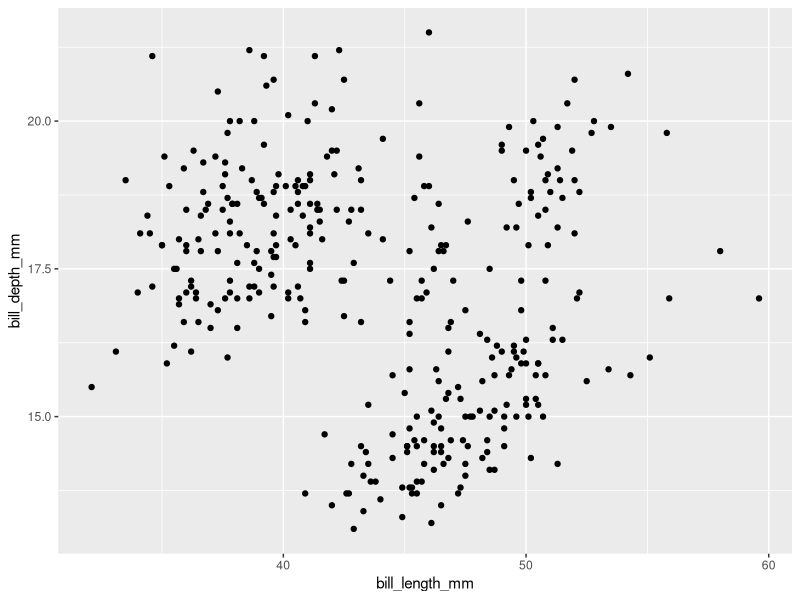
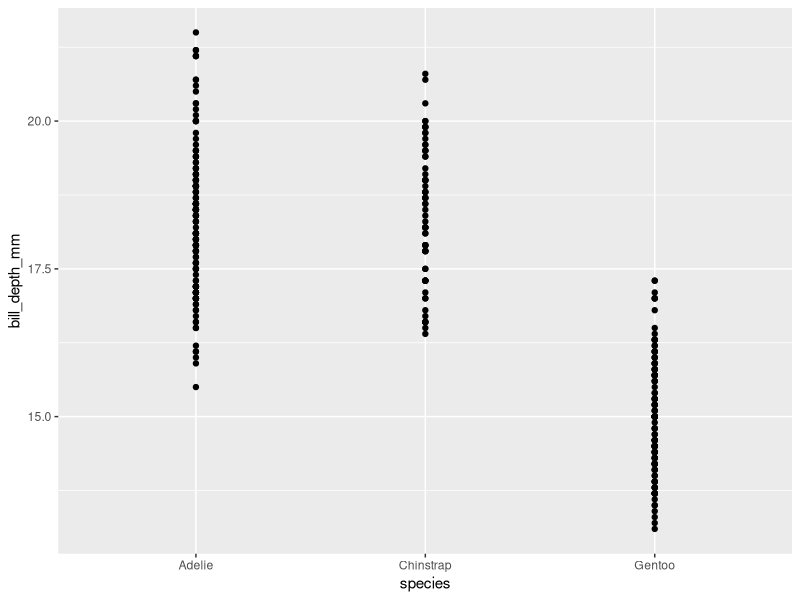
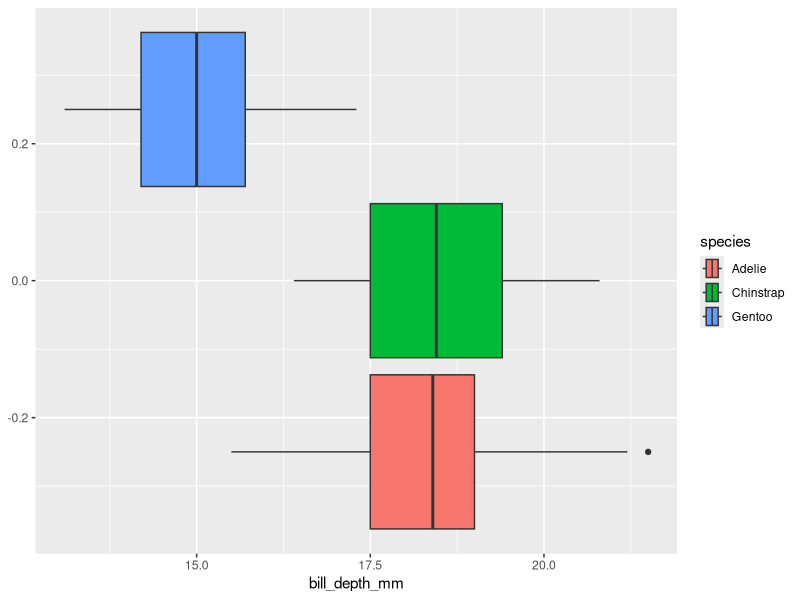
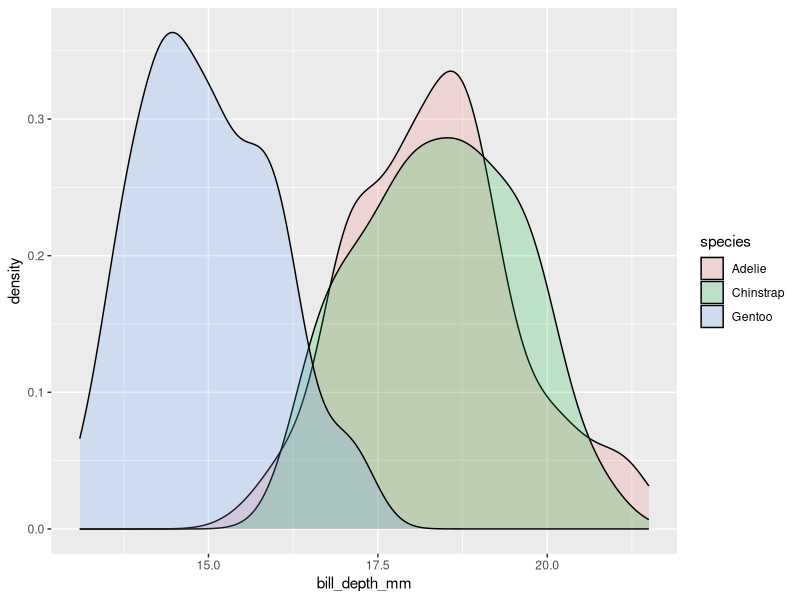
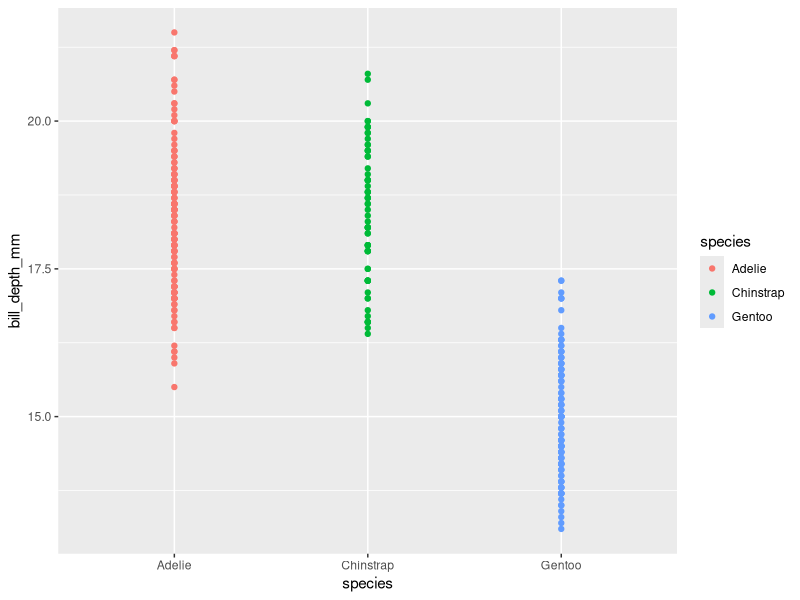
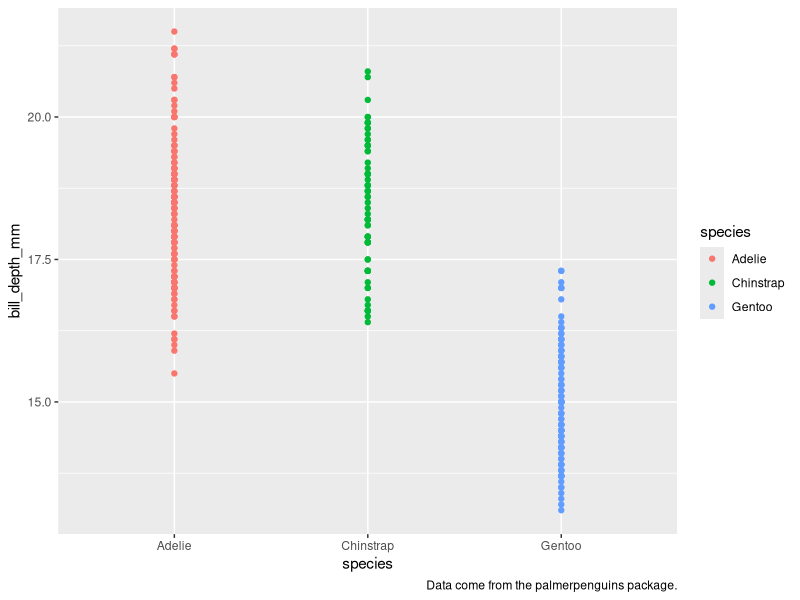
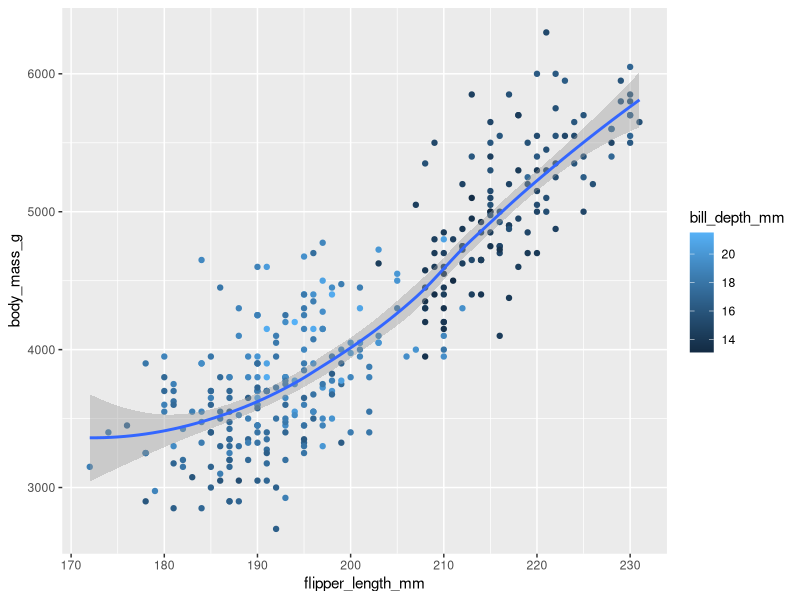
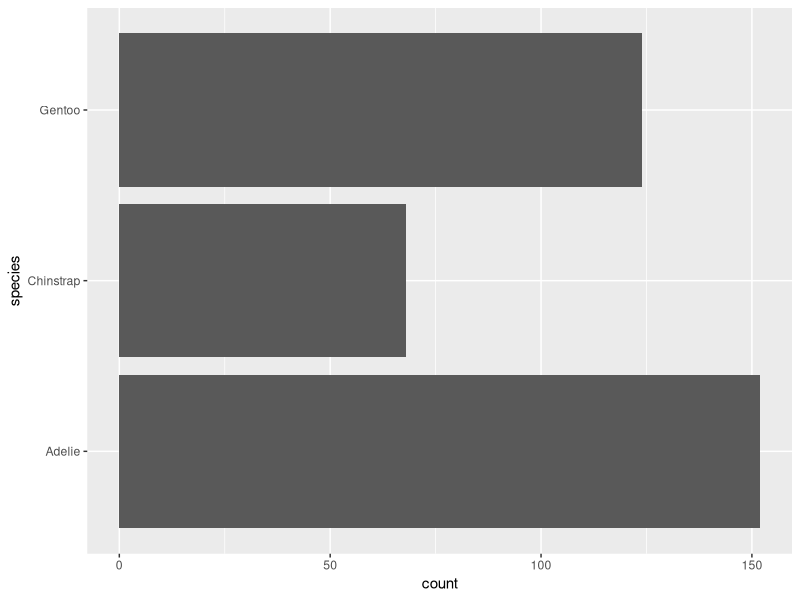

Write R code to recreate these figures, in order.
## ---- chunk 1
EucDist <- function(x=0,y=0){
  # i. Check vectors have same dimensionality
  if (length(x)==length(y)){return(sqrt(sum((x-y)^2)))}
  # ii. If mismatched dimensionality
  else{print('Vectors need to be in the same dimension!')}
}

EucDist(x=rnorm(3,0,1),y=rnorm(5,0,1))
N <- 1000
distance_est <- rep(0,N)
for (i in 1:N){
  distance_est[i] <- EucDist(x=rnorm(4,0,5),y=rnorm(4,0,5))
}
mean(distance_est)
## ---- chunk 2
framework <- function(data_object,percent_missing=0.2){
  # i. Converts any column named ”Month” from NUMERIC into FACTOR type
  data_object$Month <- as.factor(data_object$Month)
  
  # ii. Converts any column named ”Day” from NUMERIC to CHARACTER type
  data_object$Day <- as.character(data_object$Day)

  # iii. Removes any column with more than 20% missing entries
  # subset df by negating logical test: 1 if total missing exceeds threshold
  num_obs <- nrow(data_object)
  threshold <- num_obs*percent_missing
  na_indices <- is.na(data_object[1:num_obs,])
  total_missing <- apply(na_indices,2,sum)
  data_object <- (data_object[,-(total_missing>threshold)])
  
  # iv. Replaces any remaining missing entries in NUMERIC columns with mean 
  val_columns <- unlist(lapply(data_object, is.numeric), use.names = FALSE) 
  numerics <- data_object[,val_columns]
  NA_index <- which(is.na(numerics), arr.ind = TRUE)
  # colMeans computes means, removing NA. impute mean acc to column place
  numerics[NA_index] <- colMeans(numerics, na.rm = TRUE)[NA_index[,"col"]]
  data_object[,val_columns] <- numerics # update original df
  
  # v. Produces a matrix called DataSum containing quartiles and mean
  DataSum <- matrix(apply(numerics,2,summary),ncol=ncol(numerics))
  
  
  # list: adjusted df, Datasum, two-column matrix with coords of imputed values
  items <- list(data_object,DataSum,NA_index)
  return(items)
}
start <- Sys.time()
data <- framework(airquality)
Sys.time() - start
data
## ---- chunk 3
library(ggplot2)
library(palmerpenguins)
data(penguins)
dim(penguins)
## ---- chunk 4
ggplot(data=penguins) + geom_point(mapping=aes(x=bill_length_mm,y=bill_depth_mm))
## ---- chunk 5
ggplot(data=penguins) + geom_point(mapping=aes(x=species,y=bill_depth_mm))
ggplot(data=penguins) + geom_boxplot(mapping=aes(x=bill_depth_mm,fill=species)) 
ggplot(data=penguins) + geom_density(aes(x=bill_depth_mm,fill=species),alpha=0.2)
## ---- chunk 6
# ggplot(data = penguins) + geom_point()
## ---- chunk 7
ggplot(data=penguins) + 
  geom_point(mapping=aes(x=species,y=bill_depth_mm,color=species),na.rm=TRUE)
## ---- chunk 8
ggplot(data=penguins) + 
  geom_point(mapping=aes(x=species,y=bill_depth_mm,color=species),na.rm=TRUE) +
  labs(caption='Data come from the palmerpenguins package.')
## ---- chunk 9
ggplot(data=penguins) + 
  geom_point(mapping=aes(x=flipper_length_mm,y=body_mass_g,color=bill_depth_mm),na.rm=T) +
  geom_smooth(mapping=aes(x=flipper_length_mm,y=body_mass_g),na.rm=T)
## ---- chunk 10
ggplot(data=penguins) + geom_bar(mapping=aes(y=species))
## ---- chunk 11
ggplot(penguins, aes(x = species)) +
  geom_bar(color = "red")
ggplot(penguins, aes(x = species)) +
  geom_bar(fill = "red")
## ---- chunk 12
ggplot(data=penguins) + geom_histogram(mapping=aes(x=bill_depth_mm,fill=species),bins=5,alpha=0.5)
ggplot(data=penguins) + geom_histogram(mapping=aes(x=bill_depth_mm,fill=species),bins=30,alpha=0.5) 
## ---- chunk 13
library(tidyverse)
data(diamonds)
ggplot(data=diamonds) + geom_histogram(mapping=aes(x=carat)) +
  ggtitle('Carat Histogram with 30 bins (default)')
ggplot(data=diamonds) + geom_histogram(mapping=aes(x=carat),bins=5) +
  ggtitle('Carat Histogram with 5 bins')
ggplot(data=diamonds) + geom_histogram(mapping=aes(x=carat),bins=50) +
  ggtitle('Carat Histogram with 50 bins')
ggplot(data=diamonds) + geom_histogram(mapping=aes(x=carat),bins=100) +
  ggtitle('Carat Histogram with 100 bins')
ggplot(data=diamonds) + geom_histogram(mapping=aes(x=carat),bins=1000) +
  ggtitle('Carat Histogram with 1000 bins')
